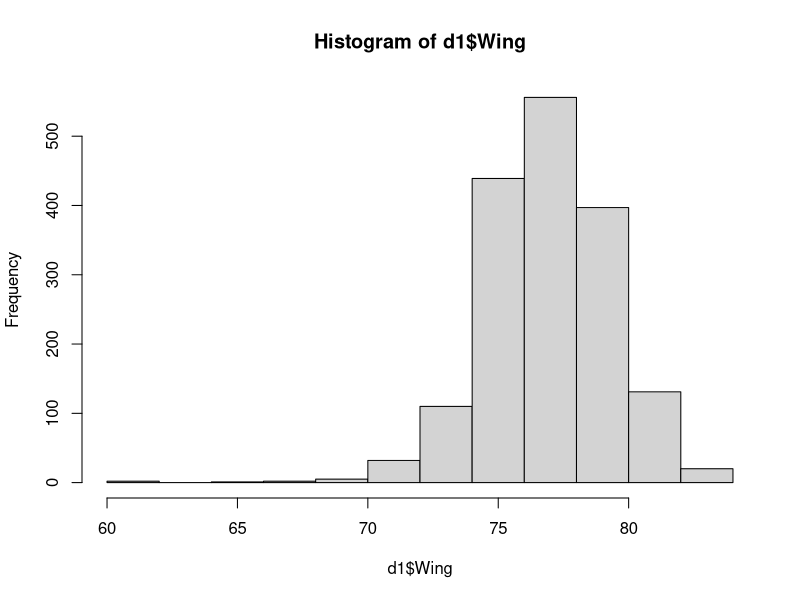
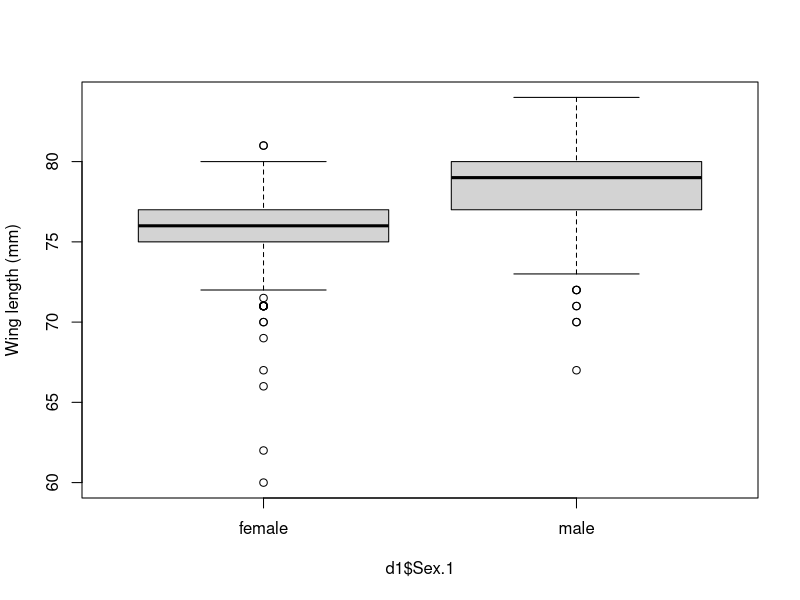
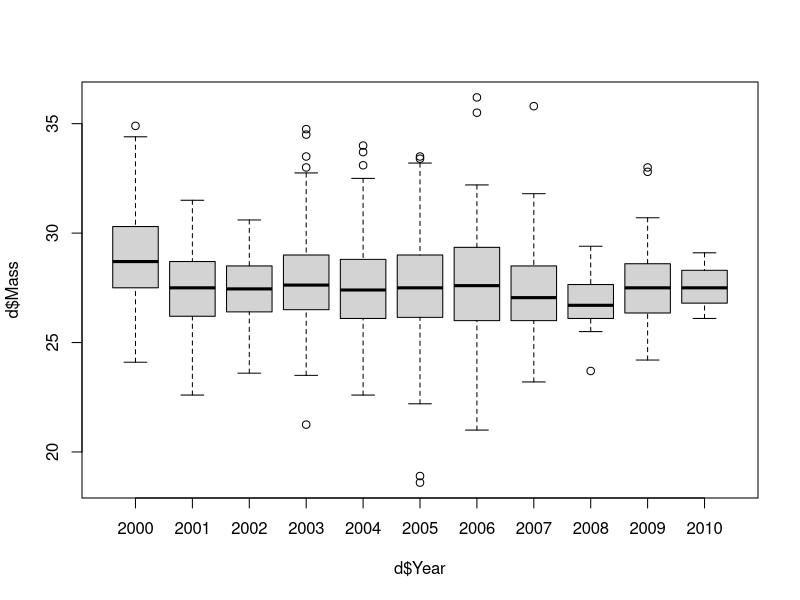

Recreate these plots in R, in order.
#!/usr/bin/env Rscript
# Author: Sebastian Dohne <sed24@ic.ac.uk>


######UNFINSIHED HANDOUT, THERE IS STILL MORE TO DO ############

rm(list=ls())
require(ggplot2)
d<-read.table("../data/SparrowSize.txt", header=TRUE)
########Anovas (Analysis of variance) ############
#Anovas test for differences in variance that requires: 

#A continous response
#a categorical predictor (explanatory variable)

# ANOVAs test for differencs in variances,
# between and within groups (the groups are determined by the levels of the factor)
# ANOVA actually analyzes the variances between and within these groups to see if the observed group means differ more than would be expected by chance

d1<-subset(d, d$Wing!="NA")
summary(d1$Wing)
hist(d1$Wing)
#outliers seem to come from missing or young birds, lets leave them in for now

model1<-lm(Wing~Sex.1,data=d1)

summary(model1)
#intercept is when wing is left at reference level, eg female (0), slop is the increase in length that males have which is statistically significant


boxplot(d1$Wing~d1$Sex.1, ylab="Wing length (mm)")
anova(model1)
#For Sex.1: 2722.0 — This is the total variation in Wing length explained by differences in sex.
#For Residuals: 7165.3 — This is the remaining variation in Wing length that is not explained by sex.
#For Sex.1: 2721.98 — This is the average variance explained by sex.
#For Residuals: 4.23 — This is the average unexplained variance within each group.
#F value: 643.15 — This tests if the variation explained by sex is significantly larger than the unexplained variation. A high value suggests a strong effect of sex on Wing length.
#Pr(>F): < 2.2e-16 — This very small p-value means the effect of sex on Wing length is statistically significant.

#sex has a significant effect on wing length, explaining some variation, but there is a lot of variability within each group (males and females)

##########post hoc test ##########
#we now do a t test to find out exactly how much wing length does differ between the two sexes
#is run after the main analysis and can check which group differs and how much
#since ANOVA assumed groups have similar variances (homogeneity) if ANOVA results are valid, we can generally assume variances are equal.
#ANOVA is fairly robust to small deviations in variance equality, especially with large sample sizes. In this case, since the ANOVA found a significant effect and the test was robust, it suggests the assumption of equal variances holds reasonably well for further analysis.

t.test(d1$Wing~d1$Sex.1, var.equal=TRUE)
#statistically significant difference in wing length between male and females (p-value < 2.2e-16).
# Mean Difference: The mean Wing length is 76.1 mm for females and 78.6 mm for males
# Confidence Interval: The true difference in means is estimated to be between -2.73 and -2.34 mm, indicating that males have a slightly longer average Wing length than females.


########testing multiple groups###########
#lets test differences between years


boxplot(d$Mass~d$Year)
m2<-lm(Mass~as.factor(Year),data=d)
anova(m2)
summary(m2)
#only gives is the difference between every year and the reference year (2000) and not between years

?TukeyHSD 
?aov

am2<-aov(Mass~as.factor(Year),data=d)
summary(am2)
#RETURNS THE SAME INFO A THE ABOVE LM CALL

TukeyHSD(am2)
#creates a complete table, with all combinations and if there are significant differences
#probability of false positives increases when running so many tests, Tukey HSD accounts for this, but adjusting p values



######FINSIHED HANDOUT HERE, THERE IS STILL MORE TO DO ############